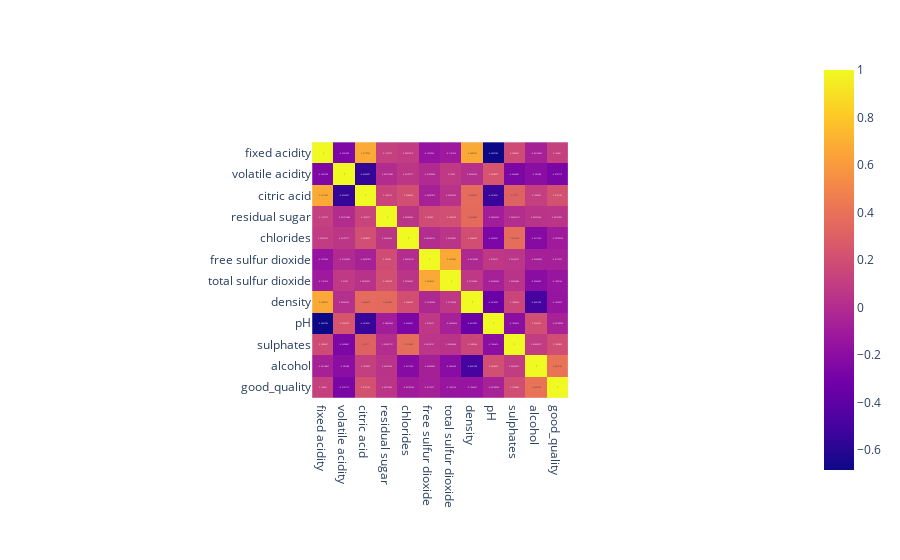

Notebook code for this chart:
### Code cell
# plt.figure(figsize = (10,6))
# sns.heatmap(df.corr(), annot = True)
# plt.show()
px.imshow(df.corr(), width= aspect= 'equal',text_auto= True)

### Figure 1 — Plotly figure (JSON) as saved in the notebook; plotly's stock layout.template omitted (floating-point values rounded to 4 significant figures; data arrays with more than 128 entries replaced by an {"elided": "..."} marker saying what was removed)
{"data": [{"coloraxis": "coloraxis", "hovertemplate": "x: %{x}<br>y: %{y}<br>color: %{z}<extra></extra>", "name": "0", "texttemplate": "%{z}", "type": "heatmap", "x": ["fixed acidity", "volatile acidity", "citric acid", "residual sugar", "chlorides", "free sulfur dioxide", "total sulfur dioxide", "density", "pH", "sulphates", "alcohol", "good_quality"], "xaxis": "x", "y": ["fixed acidity", "volatile acidity", "citric acid", "residual sugar", "chlorides", "free sulfur dioxide", "total sulfur dioxide", "density", "pH", "sulphates", "alcohol", "good_quality"], "yaxis": "y", "z": {"elided": "12x12 float values"}}], "layout": {"autosize": true, "coloraxis": {"colorscale": [[0, "#0d0887"], [0.1111, "#46039f"], [0.2222, "#7201a8"], [0.3333, "#9c179e"], [0.4444, "#bd3786"], [0.5556, "#d8576b"], [0.6667, "#ed7953"], [0.7778, "#fb9f3a"], [0.8889, "#fdca26"], [1, "#f0f921"]]}, "margin": {"t": 60}, "xaxis": {"anchor": "y", "autorange": true, "constrain": "domain", "domain": [0.3224, 0.6776], "range": [-0.5, 11.5], "scaleanchor": "y", "type": "category"}, "yaxis": {"anchor": "x", "autorange": true, "constrain": "domain", "domain": [0, 1], "range": [11.5, -0.5], "type": "category"}}}
